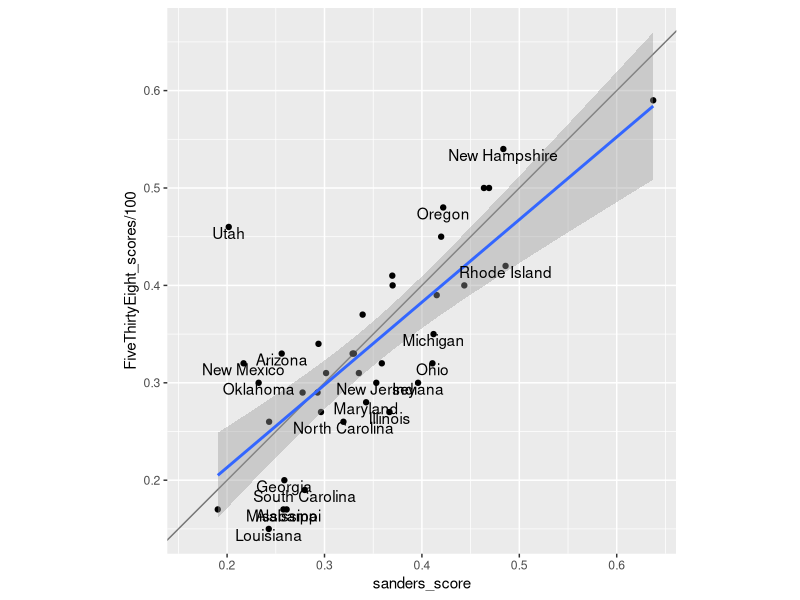
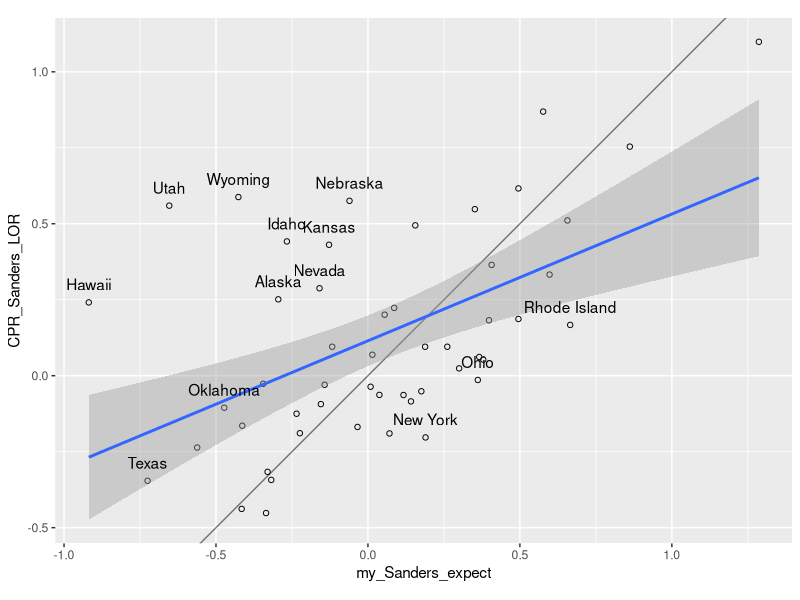

Write the R code that produced these figures, in order.
## ---- chunk 1
require(ggplot2)
## ---- chunk 2
state_demographics = read.csv("2010-state-demographics.csv")
## ---- chunk 3
state_demographics$white_fraction <- state_demographics$percent_white/100
head(state_demographics[c("region", "white_fraction")])
## ---- chunk 4
pres12_results <- read.csv("2012-presidential-results-state.csv")
pres12_results$liberal_fraction <- pres12_results$Obama.Vote.2012/100
## ---- chunk 5
sanders_scores <- data.frame(state=pres12_results$State,
                             score=pres12_results$liberal*state_demographics$white_fraction)
head(sanders_scores)
## ---- chunk 6
dem_primary <- read.csv("2016-dem-primary.csv")
dem_primary$sanders_score <- sanders_scores$score

ggplot(dem_primary, aes(x=sanders_score, y=FiveThirtyEight_scores/100)) +
  geom_point() +
  geom_abline(intercept = 0, slope=1, alpha = 0.5) +
  geom_smooth(method = "lm") +
  geom_text(data=subset(dem_primary, abs(sanders_score - FiveThirtyEight_scores/100) > 0.05),
            aes(label = State), vjust=1) +
  coord_fixed()
## ---- chunk 7
dem_primary$total_delegates <-
  dem_primary$CPR_Clinton_Expected_delegates + dem_primary$CPR_Sanders_Expected_delegates
dem_primary[dem_primary$State == "District of Columbia", "total_delegates"] <- 20
## ---- chunk 8
gen_num_delegates_fn <- function(state_lors){
  function(shift){
    lors <- state_lors$Sanders_LOR + shift
    state_fractions <- exp(lors) / (1+ exp(lors))
    return(sum(state_lors$total_delegates*state_fractions))
  }
}

#This is the Wikipedia implementation
bisect <- function(f, target = 0, precision = 0.01, a = -10, b = 10){
  n_max <- 10000
  n <- 0
  while(n<n_max){
    c <- (a+b)/2
    if(f(c) == target || (b-a)/2 < precision){
      return(c)
    }
    n <- n + 1
    if((f(c)>target) == (f(a) > target)){
      a <- c
    } else {
      b <- c
    }
  }
  return(NA)
}

sanders_scores$Sanders_LOR <- log(sanders_scores$score / (1- sanders_scores$score))
sanders_scores$total_delegates <- dem_primary$total_delegates
sanders_shift <- bisect(gen_num_delegates_fn(sanders_scores), 1976, 0.001)
sanders_shift
## ---- chunk 9
dem_primary$my_Sanders_expect <- sanders_scores$Sanders_LOR + sanders_shift
dem_primary$my_Clinton_expect <- -dem_primary$my_Sanders_expect
dem_primary$CPR_Sanders_LOR <-
  log(dem_primary$CPR_Sanders_Expected_delegates/dem_primary$CPR_Clinton_Expected_delegates)
dem_primary[c("State", "my_Sanders_expect", "CPR_Sanders_LOR")]

ggplot(dem_primary, aes(x=my_Sanders_expect, y=CPR_Sanders_LOR)) +
  geom_point(aes(), shape=21) +
  geom_abline(intercept = 0, slope=1, alpha = 0.5) +
  geom_smooth(method = "lm") +
  geom_text(data=subset(dem_primary, abs(my_Sanders_expect- CPR_Sanders_LOR) > 0.35),
            aes(label = State), vjust=-1) +
  coord_fixed()
## ---- chunk 10
#Save our work!
expectations <- data.frame(state = dem_primary$State,
                           my_Sanders_expect = dem_primary$my_Sanders_expect,
                           my_Clinton_expect = dem_primary$my_Clinton_expect,
                           CPR_Sanders_expect = dem_primary$CPR_Sanders_LOR,
                           CPR_Clinton_expect = -dem_primary$CPR_Sanders_LOR)
write.csv(expectations, "2012-dem-primary-expectations.csv")
